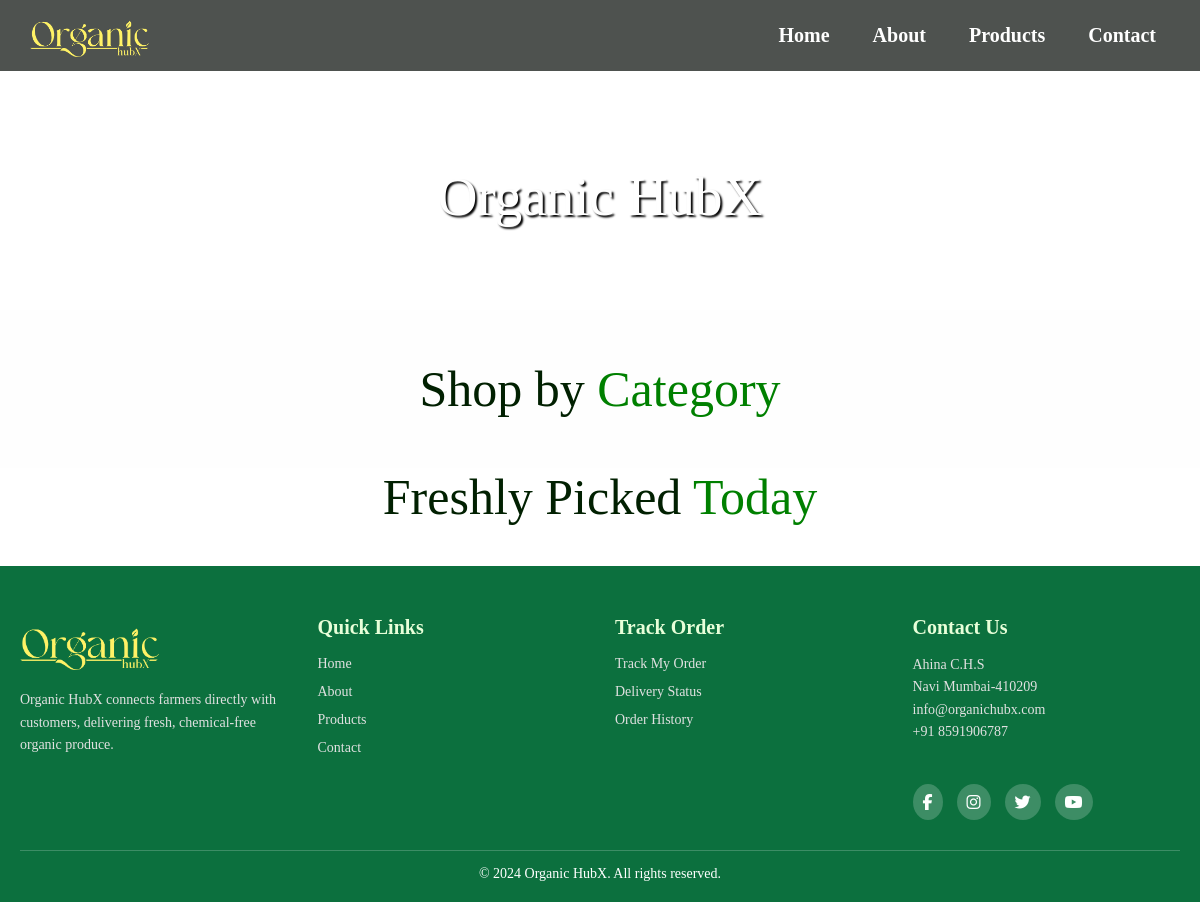
/products/, run on an earlier commit of the app's database.
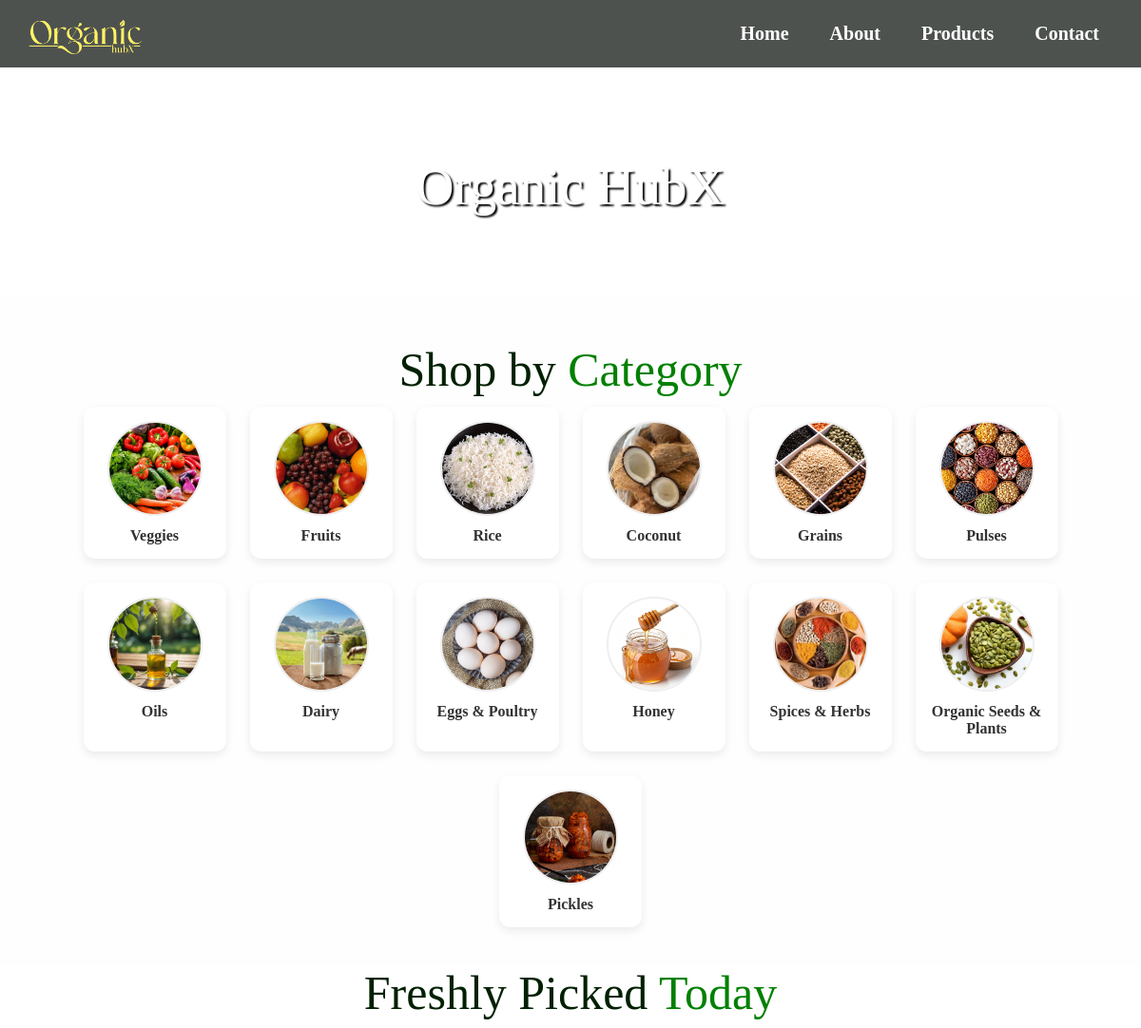
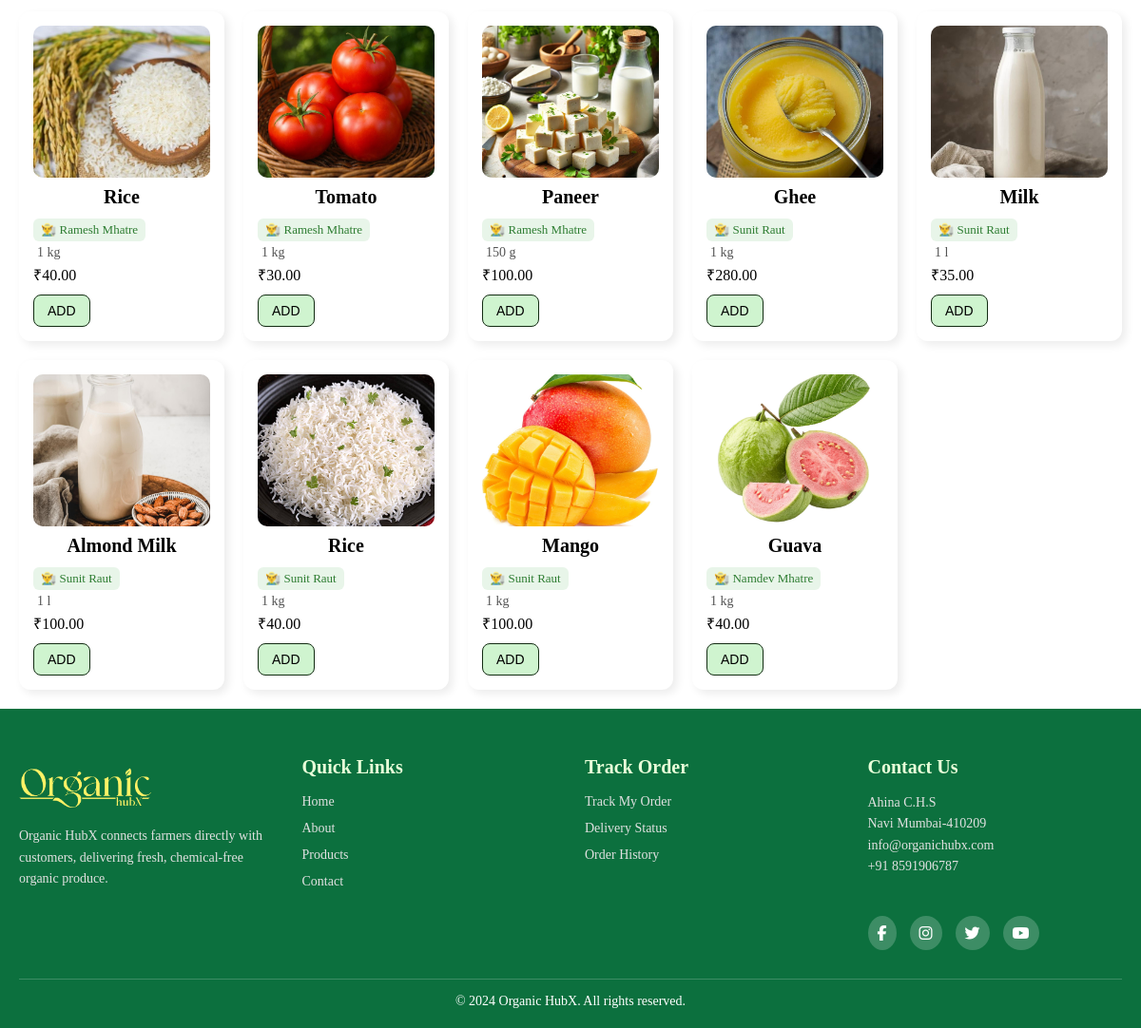
And on a later commit of the database (2 pictures, top to bottom).
### website/models.py (models this page shows, shortened)
class Category(models.Model):
    name = models.CharField(max_length=100)
    image = models.ImageField(upload_to='categories/', blank=True)

class Product(models.Model):
    farmer = models.ForeignKey(User, on_delete=models.CASCADE)
    category = models.ForeignKey(Category, on_delete=models.CASCADE,null=True,blank=True)
    name = models.CharField(max_length=100)
    description = models.TextField()
    price = models.DecimalField(max_digits=10, decimal_places=2)
    quantity = models.PositiveIntegerField()
    UNIT_CHOICES = [
        ('kg', 'Kilogram'),
        ('g', 'Gram'),
        ('l', 'Liter'),
        ('ml', 'Milliliter'),
        ('pcs', 'Pieces'),
    ]
    unit = models.CharField(
        max_length=10,
        choices=UNIT_CHOICES,
        default='kg'
    )
    image = models.ImageField(upload_to='products/')
    created_at = models.DateTimeField(auto_now_add=True)

### website/views.py (the view)
# urls.py: path('products/', views.products, name='products'),
def products(request):
    categories = Category.objects.all()
    products = Product.objects.select_related("farmer", "category")
    category_id = request.GET.get("category")
    if category_id:
        products = products.filter(category_id=category_id)
    return render(request, "website/products.html", {
        "categories": categories,
        "products": products
    })

### website/templates/website/products.html (shortened to what the changed rows need)
{% load static %}
{% load cart_extras %}
<!DOCTYPE html>
<html lang="en">
<head>
    <link rel="stylesheet" href="{% static 'website/css/style.css' %}">
    <link rel="stylesheet" href="https://cdnjs.cloudflare.com/ajax/libs/font-awesome/6.5.0/css/all.min.css">
    <link rel="stylesheet" href="{% static 'website/css/product.css' %}">
</head>
<body>
<section id="image_content">
        <div class="img2"><h1>Organic HubX</h1>
</section>
    <div class="category-section">
    <h2 class="section-title">Shop by <span>Category</span></h2>
    <div class="category-container">
        {% for cat in categories %}
        <a href="?category={{ cat.id }}" class="category-item">
            <div class="category-image-wrapper">
                {% if cat.image %}
                    <img src="{{ cat.image.url }}" alt="{{ cat.name }}">
                {% else %}
                    <img src="{% static 'website/images/default_category.png' %}" alt="Category">
                {% endif %}
            </div>
            <p class="category-name">{{ cat.name }}</p>
        </a>
        {% endfor %}
    </div>
</div>
    <h2 class="product-title">Freshly Picked <span>Today</span></h2>
    <div class="product-grid">
        {% for product in products %}
        <div class="product-card">
            <img src="{{ product.image.url }}">
            <h4>{{ product.name }}</h4>
            <div class="farmer-badge">
                <p>👨‍🌾 {{ product.farmer.first_name }}</p>
            </div>
            <p class="unit">
                {{ product.quantity }} {{ product.unit }}
            </p>
            <p>₹{{ product.price }}</p>
            <form onsubmit="return false;">
                <button
                    type="button"
                    class="add-btn"
                    onclick="addToCart('{{ product.id }}')">
                    ADD
                </button>
            </form>
        </div>
        {% endfor %}
    </div>
</body>
</html>

What changed in the data, as far as the page shows it:
added Category: image (picture), name "Veggies"
added Category: image (picture), name "Fruits"
added Category: image (picture), name "Rice"
added Category: image (picture), name "Coconut"
added Category: image (picture), name "Grains"
added Category: image (picture), name "Pulses"
added Category: image (picture), name "Oils"
added Category: image (picture), name "Dairy"
added Category: image (picture), name "Eggs & Poultry"
added Category: image (picture), name "Honey"
added Category: image (picture), name "Spices & Herbs"
added Category: image (picture), name "Organic Seeds & Plants"
added Category: image (picture), name "Pickles"
added Product: image (picture), name "Rice", farmer.first_name "Ramesh Mhatre", quantity "1", unit "kg", price "40.00"
added Product: image (picture), name "Tomato", farmer.first_name "Ramesh Mhatre", quantity "1", unit "kg", price "30.00"
added Product: image (picture), name "Paneer", farmer.first_name "Ramesh Mhatre", quantity "150", unit "g", price "100.00"
added Product: image (picture), name "Ghee", farmer.first_name "Sunit Raut", quantity "1", unit "kg", price "280.00"
added Product: image (picture), name "Milk", farmer.first_name "Sunit Raut", quantity "1", unit "l", price "35.00"
added Product: image (picture), name "Almond Milk", farmer.first_name "Sunit Raut", quantity "1", unit "l", price "100.00"
added Product: image (picture), name "Rice", farmer.first_name "Sunit Raut", quantity "1", unit "kg", price "40.00"
added Product: image (picture), name "Mango", farmer.first_name "Sunit Raut", quantity "1", unit "kg", price "100.00"
added Product: image (picture), name "Guava", farmer.first_name "Namdev Mhatre", quantity "1", unit "kg", price "40.00"
